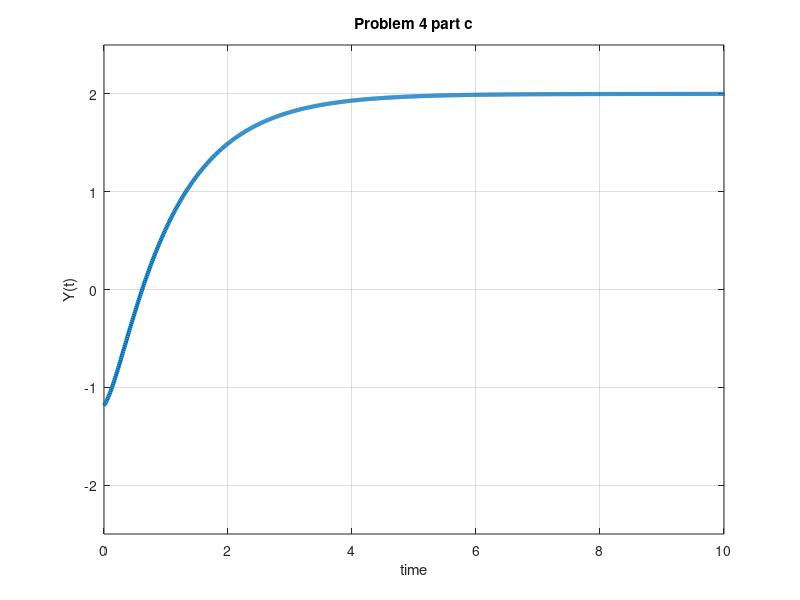

The MATLAB script that drew this image:
t = 0:0.01:15;
y = (-3.75) * exp(-t) + (0.75) * (0.75) * exp(-5 * t) + 2;
plot(t, y, 'linewidth', 3)
axis([0 10 -2.5 2.5])
title('Problem 4 part c')
xlabel('time')
ylabel('Y(t)')
grid
